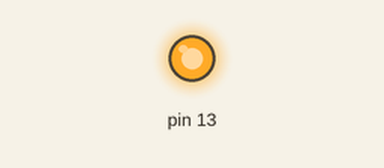
Simulated run of this sketch. Board: Arduino Uno, built with avr-gcc and run on an emulated ATmega328P. On the bench: output pins drawn as LEDs (lit = HIGH).

Above: at 0.2 s.
At 2.6 s:
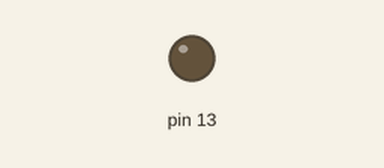
Timing chart, 0 to 3.0 s (numbered marks = the images above):
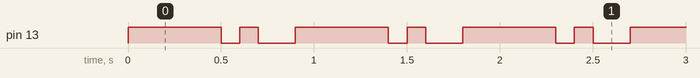

The sketch:

clion_test.ino
```cpp
#include <Arduino.h>
#include "User_Setup.h"

void setup() {
    pinMode(13, OUTPUT);
    Serial.begin(9600);
}

void loop() {
    digitalWrite(13, HIGH);
    delay(500);
    digitalWrite(13, LOW);
    delay(100);
    digitalWrite(13, HIGH);
    delay(100);
    digitalWrite(13, LOW);
    delay(200);
}
```

User_Setup.h
```cpp
#ifdef _CLION_TEST_USER_SETUP_H_
#define _CLION_TEST_USER_SETUP_H_

#endif //_CLION_TEST_USER_SETUP_H_
```

Measured:
- by itself, pin 13: repeats every 0.90 s: LOW 0.10 s, HIGH 0.10 s, LOW 0.20 s, HIGH 0.50 s
- by itself, everything shown: repeats every 0.90 s, in 4 steps
